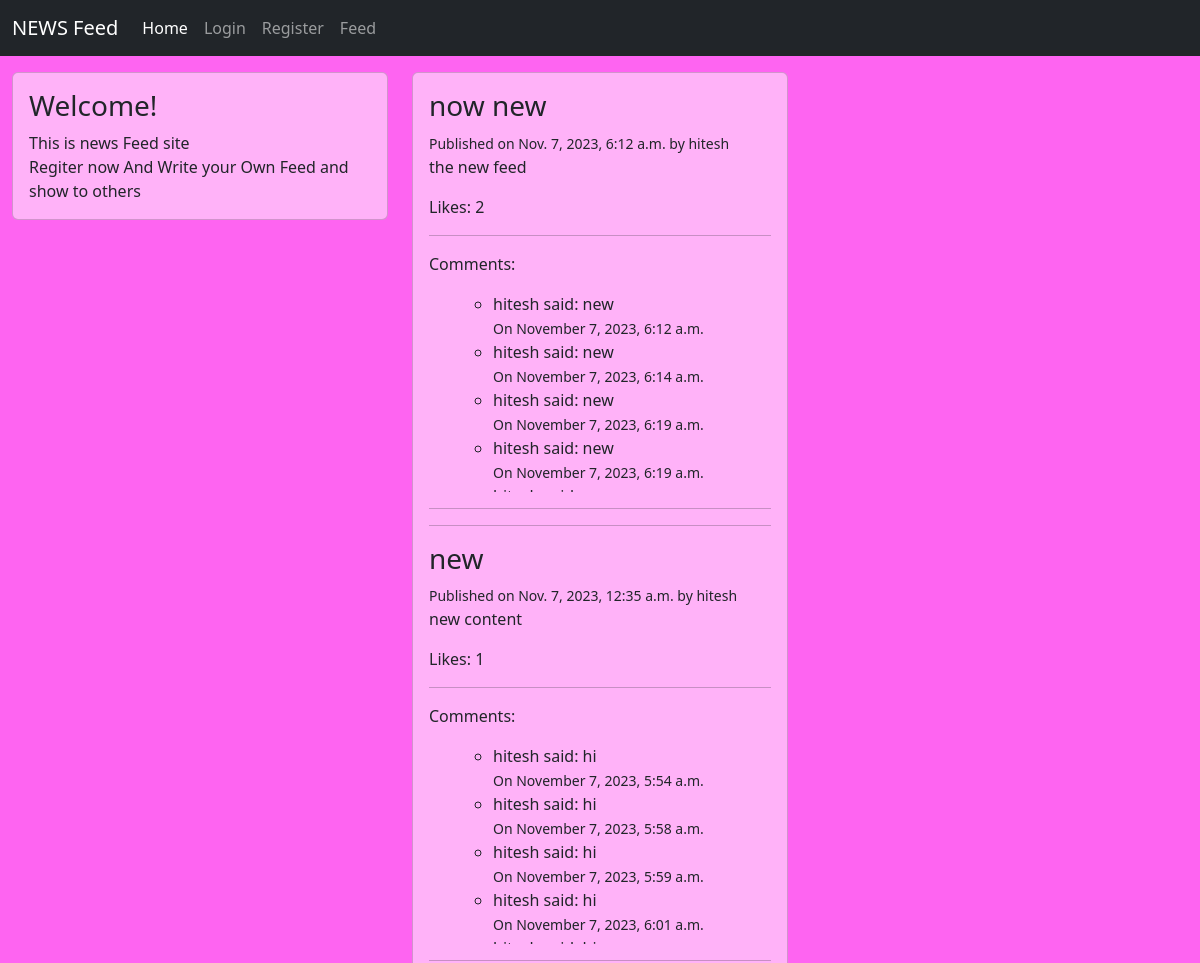
Before: / (upper part) with the older database file.
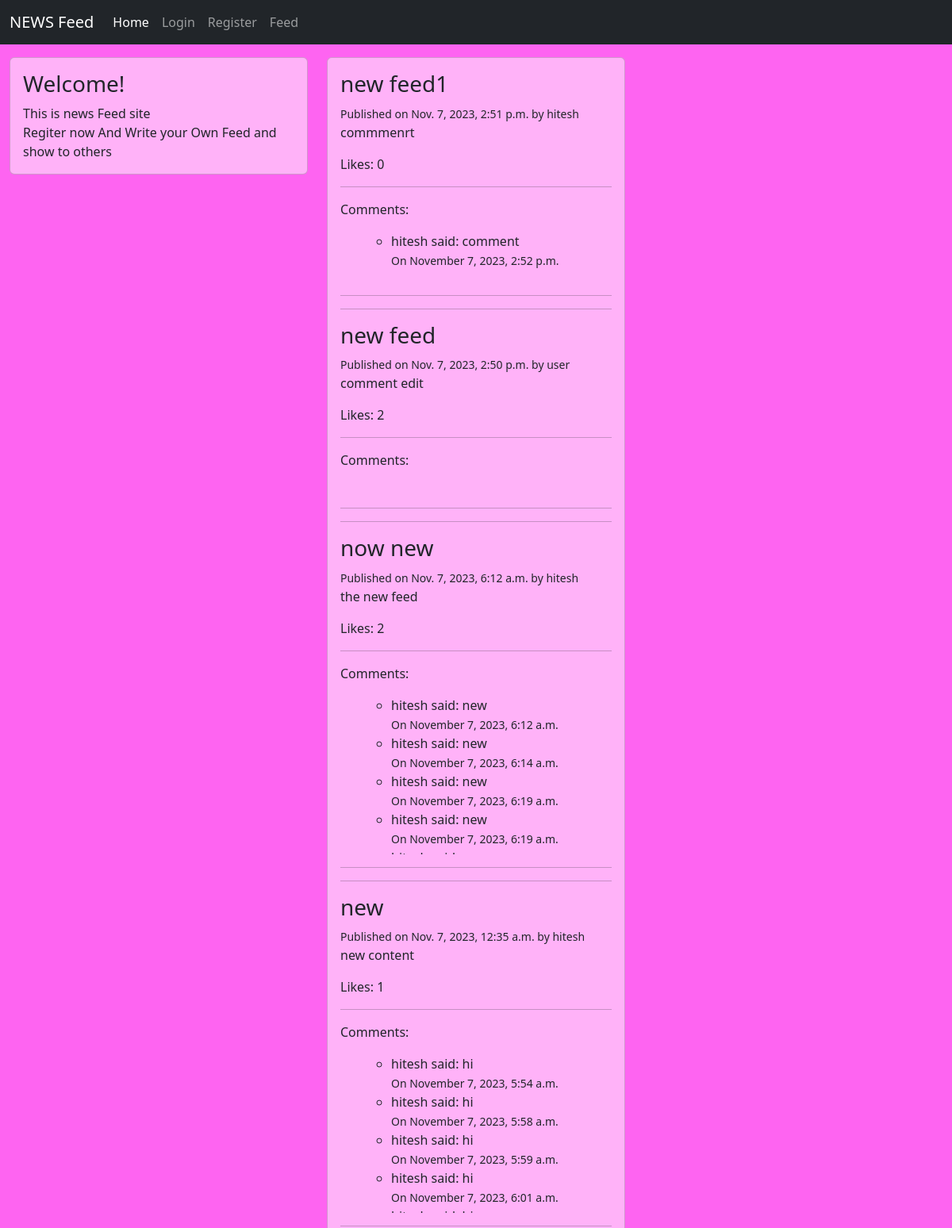
After: the same page with the newer database file.
### post/models.py (models this page shows, shortened)
class Post(models.Model):
    author = models.ForeignKey(User, on_delete=models.CASCADE)
    post_id = models.BigAutoField(primary_key=True)
    title = models.CharField(max_length=120)
    content = models.TextField()
    published_at = models.DateTimeField(default=timezone.now)
    likes = models.ManyToManyField(User, related_name='liked_posts', blank=True)
    class Meta:
        db_table='newsFeed'
        ordering = ['-published_at']

class Comment(models.Model):
    comment_id = models.BigAutoField(primary_key=True)
    user = models.ForeignKey(User, on_delete=models.CASCADE)
    post = models.ForeignKey(Post, on_delete=models.CASCADE)
    content = models.TextField()
    created_at = models.DateTimeField(default=timezone.now)
    class Meta:
        ordering = ['created_at']

### post/views.py (the view)
# urls.py: path('', views.feed, name='feeds'),
def feed(request):
    context=data(request)
    return render(request,'posts.html',context)

### post/views.py (called while the page is built)
def data(request):
    lastfeed=None
    if request.user.is_authenticated:
        myposts = Post.objects.filter(author=request.user)
        count=myposts.count()
        if myposts:
            lastfeed=myposts[0].published_at
    else:
        count=lastfeed=0
    posts = Post.objects.all()
    comments=Comment.objects.all()
    context = {
        'posts': posts,
        'count': count,
        'lastfeed': lastfeed,
        'comments':comments
    }
    return context

### templates/posts.html (shortened to what this page needs)
{% extends 'base.html' %}
{%block content%}
<div class="container-fluid" >
  <div class="row" >
    <div class="col-sm-12 col-md-4 ">
      <div class="card "  style="background-color: rgba(255, 255, 255, 0.5);">
        <div class="card-body  " >
          {% if request.user.is_authenticated %}
          <h3 class="card-title">{{request.user.username}}</h3>
          <p class="card-text">{{request.user.email}}</p>
          {% else%}
          <h3 class="card-title">Welcome!</h3>
          <p class="card-text">This is news Feed site<br>Regiter now And Write your Own Feed and show to others</p>
          {% endif %}
        </div>
      </div>
    </div>
    <div class="col-sm-12 col-md-4 ">
      <div class="card" style="background-color: rgba(255, 255, 255, 0.5);">
        <div class="card-body scroll-container">
          {% for post in posts %}
            <h3 class="card-title">{{ post.title }}</h3>
            <small>Published on {{ post.published_at }} by {%if request.user == post.author %} YOU{%else%}{{post.author}}{%endif%}</small>
            <p class="card-text">{{ post.content }}</p>
            <p>Likes: {{ post.likes.count }}
             </p>
    <hr>
    <p>Comments:</p>
<div class="comment-scroll">
<ul>
    <ul>
        {% for comment in comments %}
            {% if comment.post == post %}
                <li>{%if request.user == comment.user %} YOU{%else%}{{ comment.user }}{%endif%} said: {{ comment.content }}</li>
                <small>On {{comment.created_at|date:"F j, Y, P"}}</small>
            {% endif %}
        {% endfor %}
    </ul>
</ul></div>
<hr><hr>
{% endfor %}
        </div>
      </div>
    </div>
  </div>
</div>
{%endblock%}

### templates/base.html (shortened to what this page needs)
<!doctype html>
<html lang="en">
{% load static %}
<head>
  <link href="https://cdn.jsdelivr.net/npm/bootstrap@5.2.1/dist/css/bootstrap.min.css" rel="stylesheet"
>
     <link rel="stylesheet" href="{% static 'css/style1.css' %}">
  </head>
<body >
  <header>
    <nav class="navbar navbar-expand-md navbar-dark fixed-top bg-dark">
        <div class="container-fluid">
            <a class="navbar-brand" href="#">NEWS Feed</a>
            <div class="collapse navbar-collapse" id="navbarCollapse">
            <ul class="navbar-nav me-auto mb-2 mb-md-0">
                <li class="nav-item">
                    <a class="nav-link active" aria-current="page" href="/">Home</a>
                </li>
                  {%if request.user.is_authenticated %}
                  <li class="nav-item">
                    <a class="nav-link" href="{% url 'my-feeds' %}">My Feeds</a>
                  </li>
                  <li class="nav-item">
                    <a class="nav-link" href="{% url 'feed-create' %}">Post new Feed</a>
                  </li>
                  <li class="nav-item">
                    <b><span class="text-primary">Hi {{ request.user.username | title }}</span></b>
                  </li>
                  <li class="nav-item">
                    <a class="nav-link" href="{% url 'logout' %}">Logout</a>
                  </li>
                  {%else%}
                  <li class="nav-item">
                    <a class="nav-link" href="{% url 'login' %}">Login</a>
                  </li>
                  <li class="nav-item">
                    <a class="nav-link" href="{% url 'register' %}">Register</a>
                  </li>
                  {%endif%}
                <li class="nav-item">
                    <a class="nav-link" href="/">Feed</a>
                </li>
            </ul>
            </div>
        </div>
    </nav>
<br><br><br>
  </header>
  <main>
    {% block content %}
    {% endblock  %}
  </main>
</body>
</html>

### static/css/style1.css (style rules this page uses)
body { background-color: rgb(254, 100, 241); }
.scroll-container { height: 100vh; max-height: 100vh; overflow-y: auto; }
.comment-scroll { max-height: 200px; overflow-y: auto; }

Changed rows visible on the page:
added Post: title "new feed1", published_at "Nov. 7, 2023, 2:51 p.m.", author "hitesh", content "commmenrt", likes.count "0"
added Comment: user "hitesh", content "comment", created_at "November 7, 2023, 2:52 p.m.", shown under "new feed1"
added Post: title "new feed", published_at "Nov. 7, 2023, 2:50 p.m.", author "user", content "comment edit", likes.count "2"
